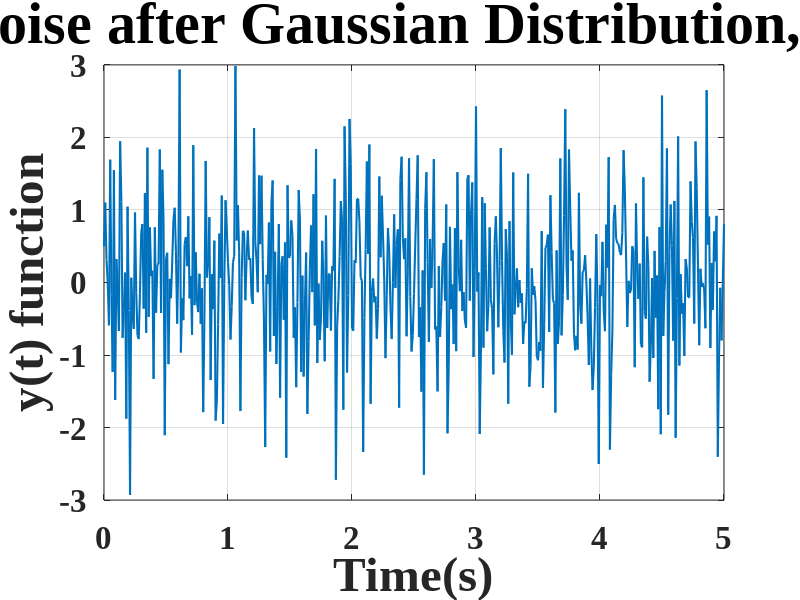
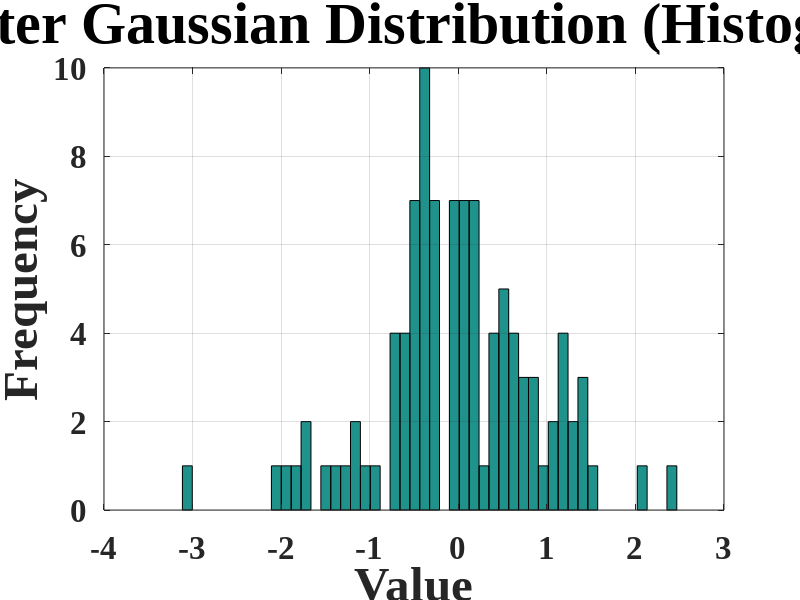
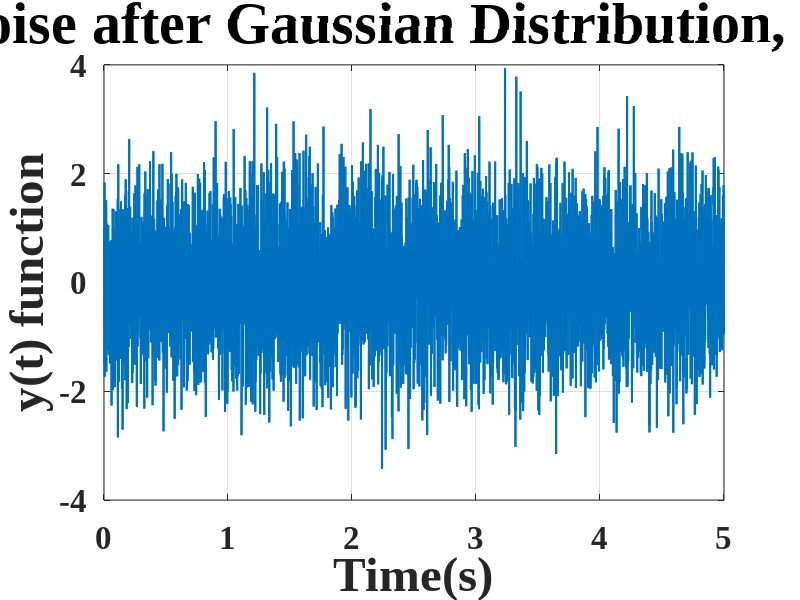
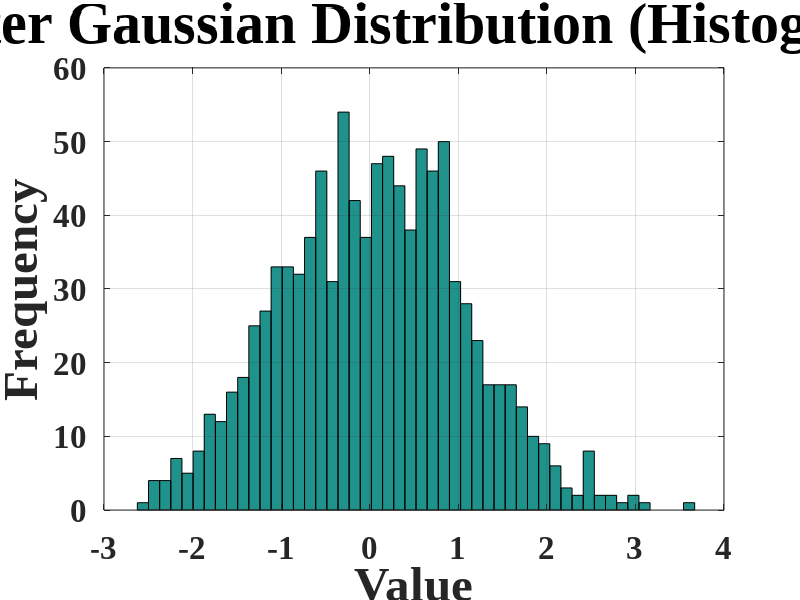

Recreate these plots in MATLAB, in order.
% <<< POINT 1 >>>
% 1.1 White Noise Ts = 0.01
figure(1)
Ts = 0.01;
t = 0:Ts:5;
x1 = randn(1, length(t));
plot(t , x1, 'LineWidth', 1.5);
set(gca, 'FontName', 'Times New Roman', 'FontWeight', 'bold', 'FontSize', 24);
set(gca, 'XGrid', 'on');
set(gca, 'YGrid', 'on');
title('White Noise after Gaussian Distribution, Ts = 0.01', 'FontSize', 42);
xlabel('Time(s)', 'FontSize', 35);
ylabel('y(t) function', 'FontSize', 35);

% 1.2 White Noise Histogram Ts = 0.01
figure(2)
Ts = 0.01;
t = 0:Ts:1;
x1 = randn(1, length(t));
hist(x1, 50);
set(gca, 'FontName', 'Times New Roman', 'FontWeight', 'bold', 'FontSize', 24);
set(gca, 'XGrid', 'on');
set(gca, 'YGrid', 'on');
title('White Noise after Gaussian Distribution (Histogram), Ts = 0.01', 'FontSize', 42);
xlabel('Value', 'FontSize', 35);
ylabel('Frequency', 'FontSize', 35);

% 1.3 White Noise Ts = 0.001
figure(3)
Ts = 0.001;
t = 0:Ts:5;
x2 = randn(1, length(t));
plot(t , x2, 'LineWidth', 1.5);
set(gca, 'FontName', 'Times New Roman', 'FontWeight', 'bold', 'FontSize', 24);
set(gca, 'XGrid', 'on');
set(gca, 'YGrid', 'on');
title('White Noise after Gaussian Distribution, Ts = 0.001', 'FontSize', 42);
xlabel('Time(s)', 'FontSize', 35);
ylabel('y(t) function', 'FontSize', 35);

% 1.4 White Noise Histogram Ts = 0.001
figure(4)
Ts = 0.001;
t = 0:Ts:1;
x1 = randn(1, length(t));
hist(x1, 50);
set(gca, 'FontName', 'Times New Roman', 'FontWeight', 'bold', 'FontSize', 24);
set(gca, 'XGrid', 'on');
set(gca, 'YGrid', 'on');
title('White Noise after Gaussian Distribution (Histogram), Ts = 0.001', 'FontSize', 42);
xlabel('Value', 'FontSize', 35);
ylabel('Frequency', 'FontSize', 35);

% 1.5 Digital Filter
figure(5);
Ts = 0.01;
om0 = 2*pi;  % frequency of oscillations (1 Hz)
dz = 0.005;  % damping ratio
A = 1;

% filter coefficients
oms = om0 * Ts;
a = [1 + 2*dz*oms + oms^2, -2*(1 + dz*oms), 1];
b = [A*2*oms^2];

t = 0:Ts:50;
x1 = randn(1, length(t));
y1 = filter(b, a, x1);
plot(t, y1, 'LineWidth', 1.5);
set(gca, 'FontName', 'Times New Roman', 'FontWeight', 'bold', 'FontSize', 24);
set(gca, 'XGrid', 'on');
set(gca, 'YGrid', 'on');
title('Filtered White Noise Signal, Ts = 0.01', 'FontSize', 42);
xlabel('Time (s)', 'FontSize', 35);
ylabel('Amplitude', 'FontSize', 35);

% 1.6 Digital Filter T = 0.001
figure(6);
Ts = 0.001;
om0 = 2*pi;
dz = 0.005;

% filter coefficients
oms = om0 * Ts;
a = [1 + 2*dz*oms + oms^2, -2*(1 + dz*oms), 1];
b = [A*2*oms^2];

t = 0:Ts:50;
x2 = randn(1, length(t));
y1 = filter(b, a, x2);
plot(t, y1, 'LineWidth', 1.5);
set(gca, 'FontName', 'Times New Roman', 'FontWeight', 'bold', 'FontSize', 24);
set(gca, 'XGrid', 'on');
set(gca, 'YGrid', 'on');
title('Filtered White Noise Signal, Ts = 0.001', 'FontSize', 42);
xlabel('Time (s)', 'FontSize', 35);
ylabel('Amplitude', 'FontSize', 35);




